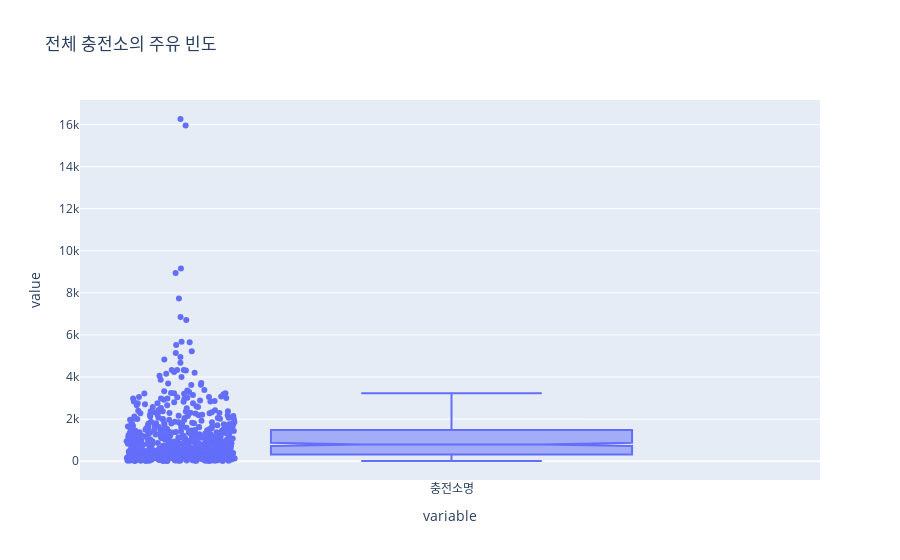

The code cell stored with this chart in its notebook:
### Code cell
df["충전소명"].value_counts().plot.box(title="전체 충전소의 주유 빈도")

# 동적 시각화
px.box(df["충전소명"].value_counts(),notched=True, points="all", title="전체 충전소의 주유 빈도")

### Figure 1 — Plotly figure (JSON) as saved in the notebook; plotly's stock layout.template omitted (floating-point values rounded to 4 significant figures; data arrays with more than 128 entries replaced by an {"elided": "..."} marker saying what was removed)
{"data": [{"alignmentgroup": "True", "boxpoints": "all", "hovertemplate": "variable=%{x}<br>value=%{y}<extra></extra>", "legendgroup": "", "marker": {"color": "#636efa"}, "name": "", "notched": true, "offsetgroup": "", "orientation": "v", "showlegend": false, "type": "box", "x": {"elided": "608 str values"}, "x0": " ", "xaxis": "x", "y": {"elided": "608 int values"}, "y0": " ", "yaxis": "y"}], "layout": {"boxmode": "group", "legend": {"tracegroupgap": 0}, "title": {"text": "전체 충전소의 주유 빈도"}, "xaxis": {"anchor": "y", "domain": [0, 1], "title": {"text": "variable"}}, "yaxis": {"anchor": "x", "domain": [0, 1], "title": {"text": "value"}}}}
